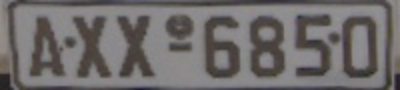
#> input picture 20251103/img/license_plate.png, 400 x 90 px
$ python class2.py --image img/license_plate.png
#> lines starting #> are read from the running program, lines starting #| are printed output that depends on the picture; after the words box and inside, x2 and y2 are one past the last pixel; in counts of white or black regions, pixels touching at a corner belong together
# --image license_plate.png
# pip install scikit-image

""" Page 39 """
# import the necessary packages
import argparse

import cv2
from skimage.filters import threshold_local

# construct the argument parser and parse the arguments
ap = argparse.ArgumentParser()
ap.add_argument("-i", "--image", required=True, help="Path to the image")
args = vars(ap.parse_args())

# load the image, convert it to grayscale, and blur it slightly
image = cv2.imread(args["image"])
#> image is the input picture: shape (90, 400, 3); mean B, G, R 107.6, 107.8, 111.5
gray = cv2.cvtColor(image, cv2.COLOR_BGR2GRAY)
blurred = cv2.GaussianBlur(gray, (5, 5), 0)
cv2.imshow("Image", image)

# apply Otsu's automatic thresholding -- Otsu's method automatically
# determines the best threshold value `T` for us
(T, threshInv) = cv2.threshold(blurred, 0, 255, cv2.THRESH_BINARY_INV | cv2.THRESH_OTSU)
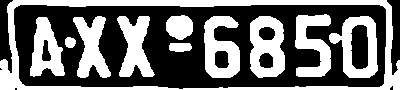
#> threshInv: shape (90, 400); 42.8% white; 11 white regions, largest, box (x1, y1, x2, y2) and area: (0, 0, 400, 90) 4975, (250, 16, 285, 78) 1540, (204, 16, 240, 78) 1455
#> T = 105
cv2.imshow("Threshold", threshInv)
# print("Otsu's thresholding value: {}".format(T))
print(f"Otsu's thresholding value: {T}")
#| Otsu's thresholding value: 105.0

# finally, we can visualize only the masked regions in the image
cv2.imshow("Output", cv2.bitwise_and(image, image, mask=threshInv))
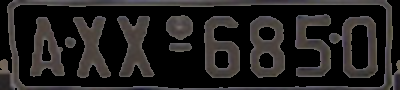
#> window 'Output': shape (90, 400, 3); mean B, G, R 32.2, 32.8, 35.1
cv2.waitKey(0)

""" Page 11 """
# apply basic thresholding -- the first parameter is the image
# we want to threshold, the second value is is our threshold
# check; if a pixel value is greater than our threshold (in this
# case, 200), we set it to be BLACK, otherwise it is WHITE.
(T, threshInv) = cv2.threshold(blurred, 200, 255, cv2.THRESH_BINARY_INV)
#> threshInv: shape (90, 400); every value is 255
cv2.imshow("Threshold Binary Inverse", threshInv)

# using normal thresholding (rather than inverse thresholding),
# we can change the last argument in the function to make the coins
# black rather than white.
(T, thresh) = cv2.threshold(blurred, 200, 255, cv2.THRESH_BINARY)
#> thresh: shape (90, 400); every value is 0
cv2.imshow("Threshold Binary", thresh)

# finally, we can visualize only the masked regions in the image
cv2.imshow("Output", cv2.bitwise_and(image, image, mask=threshInv))
cv2.waitKey(0)

""" Page 66 """
# instead of manually specifying the threshold value, we can use adaptive
# thresholding to examine neighborhoods of pixels and adaptively threshold
# each neighborhood -- in this example, we'll calculate the mean value
# of the neighborhood area of 25 pixels and threshold based on that value
# finally, our constant C is subtracted from the mean calculation (in this case 15)
thresh = cv2.adaptiveThreshold(blurred, 255, cv2.ADAPTIVE_THRESH_MEAN_C,
cv2.THRESH_BINARY_INV, 25, 15)
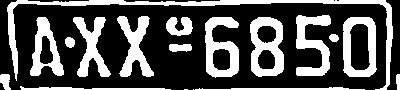
#> thresh: shape (90, 400); 31.8% white; 18 white regions (2 under 20 px), largest, box (x1, y1, x2, y2) and area: (7, 0, 393, 90) 2368, (250, 17, 284, 77) 1235, (205, 17, 239, 78) 1177
cv2.imshow("OpenCV Mean Thresh", thresh)

# personally, I prefer the scikit-image adaptive thresholding, it just
# feels a lot more "Pythonic"
T = threshold_local(blurred, 29, offset=5, method="gaussian")
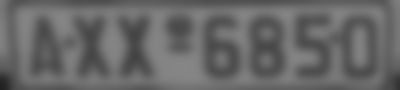
#> T: shape (90, 400) float64; min 33.55, max 134.1, mean 103.9
thresh = (blurred < T).astype("uint8") * 255
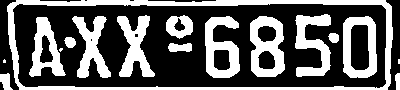
#> thresh: shape (90, 400); 36.9% white; 17 white regions (3 under 20 px), largest, box (x1, y1, x2, y2) and area: (7, 0, 393, 90) 3982, (250, 16, 285, 77) 1332, (205, 16, 240, 78) 1260
cv2.imshow("scikit-image Mean Thresh", thresh)
cv2.waitKey(0)
